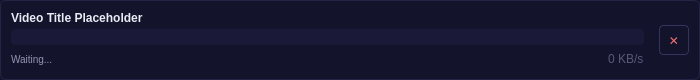
<?xml version="1.0" encoding="UTF-8"?>
<ui version="4.0">
 <class>DownloadItem</class>
 <widget class="QWidget" name="DownloadItem">
  <property name="geometry">
   <rect>
    <x>0</x>
    <y>0</y>
    <width>700</width>
    <height>80</height>
   </rect>
  </property>
  <property name="minimumSize">
   <size>
    <width>0</width>
    <height>80</height>
   </size>
  </property>
  <property name="maximumSize">
   <size>
    <width>16777215</width>
    <height>80</height>
   </size>
  </property>
  <property name="styleSheet">
   <string notr="true">
    QWidget#DownloadItem { background-color: #13132c; border: 1px solid #242444; border-radius: 6px; }
    QLabel#nameLabel { color: #eaeaf4; font-weight: bold; }
    QLabel#statusLabel { color: #9494b4; font-size: 10px; }
    QProgressBar { background-color: #1a1a38; border: none; border-radius: 4px; height: 6px; text-align: center; color: transparent; }
    QProgressBar::chunk { background-color: #e94560; border-radius: 4px; }
    QPushButton#cancelBtn { background-color: transparent; border: 1px solid #343460; border-radius: 4px; color: #f87171; padding: 4px; }
    QPushButton#cancelBtn:hover { background-color: #2a1a1c; border-color: #f87171; }
   </string>
  </property>
  <layout class="QHBoxLayout" name="horizontalLayout">
   <property name="spacing">
    <number>15</number>
   </property>
   <item>
    <layout class="QVBoxLayout" name="infoLayout">
     <property name="spacing">
      <number>4</number>
     </property>
     <item>
      <widget class="QLabel" name="nameLabel">
       <property name="text">
        <string>Video Title Placeholder</string>
       </property>
      </widget>
     </item>
     <item>
      <widget class="QProgressBar" name="progressBar">
       <property name="value">
        <number>0</number>
       </property>
      </widget>
     </item>
     <item>
      <layout class="QHBoxLayout" name="statusRow">
       <item>
        <widget class="QLabel" name="statusLabel">
         <property name="text">
          <string>Waiting...</string>
         </property>
        </widget>
       </item>
       <item>
        <spacer name="horizontalSpacer">
         <property name="orientation">
          <enum>Qt::Horizontal</enum>
         </property>
         <property name="sizeHint" stdset="0">
          <size>
           <width>40</width>
           <height>20</height>
          </size>
         </property>
        </spacer>
       </item>
       <item>
        <widget class="QLabel" name="speedLabel">
         <property name="text">
          <string>0 KB/s</string>
         </property>
         <property name="styleSheet">
          <string notr="true">color: #585878; font-family: 'Consolas';</string>
         </property>
        </widget>
       </item>
      </layout>
     </item>
    </layout>
   </item>
   <item>
    <widget class="QPushButton" name="cancelBtn">
     <property name="minimumSize">
      <size>
       <width>30</width>
       <height>30</height>
      </size>
     </property>
     <property name="text">
      <string>✕</string>
     </property>
    </widget>
   </item>
  </layout>
 </widget>
 <resources/>
 <connections/>
</ui>
